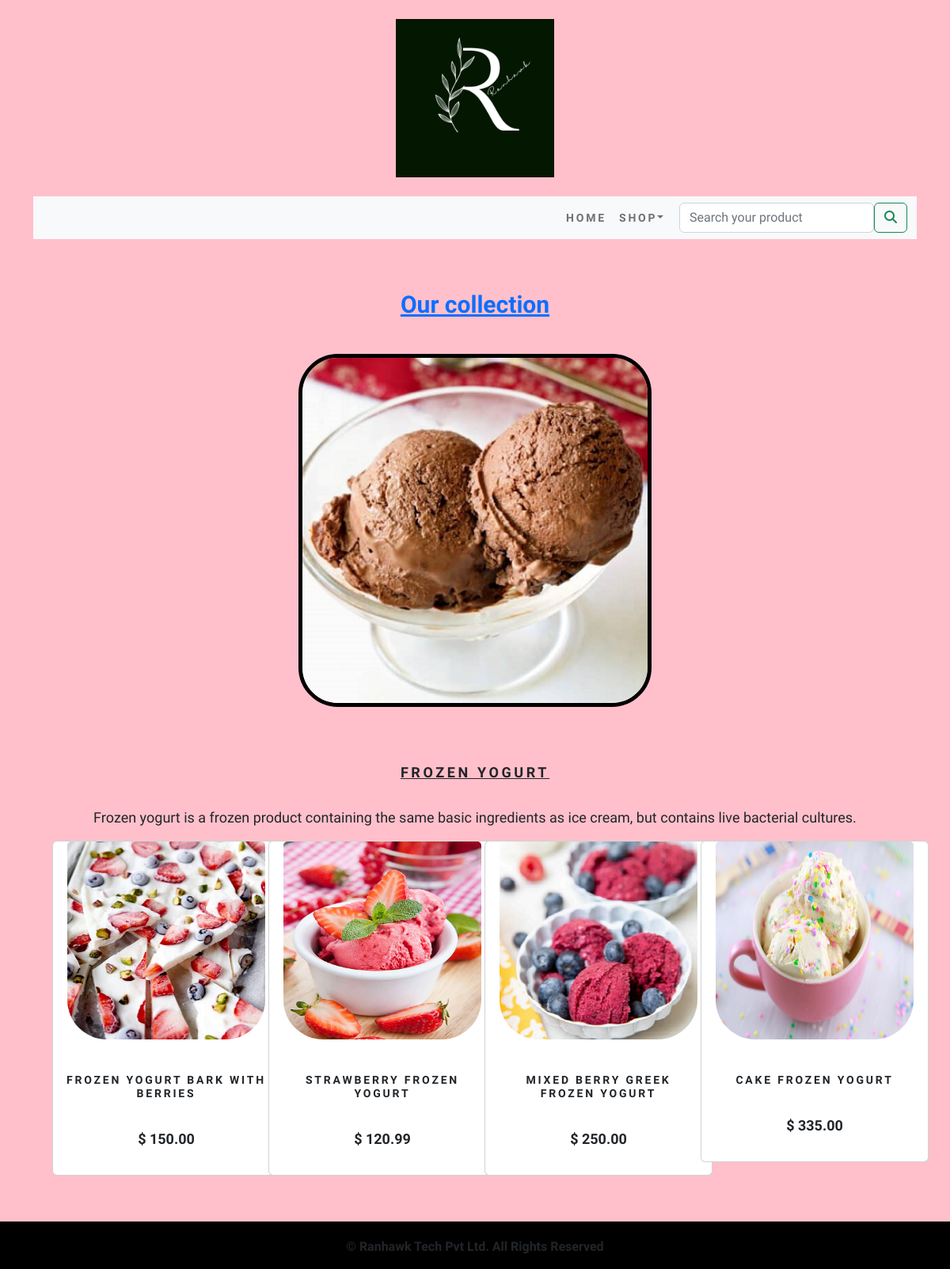
The page /ecart/frozen-yogurt/ on the database its author committed.
### ecartapp/models.py (models this page shows, shortened)
class Category(models.Model):
    name = models.CharField(max_length=250, unique=True)
    slug = models.SlugField(max_length=250, unique=True)
    description = models.TextField(blank=True)
    image = models.ImageField(upload_to='category', blank=True)
    class Meta:
        ordering = ('name',)
        verbose_name = 'category'
        verbose_name_plural = 'categories'
    def get_url(self):
        return reverse('ecartapp:product_by_category', args=[self.slug])

class Product(models.Model):
    name = models.CharField(max_length=255, unique=True)
    slug = models.CharField(max_length=255, unique=True)
    description = models.TextField(blank=True)
    price = models.DecimalField(max_digits=10, decimal_places=2)
    category = models.ForeignKey(Category, related_name='product', on_delete=models.CASCADE)
    image = models.ImageField(upload_to='products', blank=True)
    stock = models.IntegerField()
    availability = models.BooleanField(default=True)
    created = models.DateTimeField(auto_now_add=True)
    updated = models.DateTimeField(auto_now=True)
    def get_url(self):
        return reverse('ecartapp:product_detail', args=[self.category.slug, self.slug])
    class Meta:
        verbose_name = 'product'
        verbose_name_plural = 'products'
        ordering = ('created',)

### ecartapp/views.py (the view)
# urls.py: path('', views.allProducts, name='allProducts'),
def allProducts(request, c_slug=None):
    c_page = None
    products_list = None
    if c_slug is not None:
        c_page = get_object_or_404(Category, slug=c_slug)
        products_list = Product.objects.all().filter(category=c_page, availability=True)
    else:
        products_list = Product.objects.all().filter(availability=True)
    paginator = Paginator(products_list, 4)
    try:
        page = int(request.GET.get('page', '1'))
    except:
        page = 1
    try:
        products = paginator.page(page)
    except (EmptyPage, InvalidPage):
        products = paginator.page(paginator.num_pages)
    return render(request, 'category.html', {'category': c_page, 'products': products})

### cartapp/context_processors.py (called while the page is built)
def counter(request):
    item_count = 0
    if 'admin' in request.path:
        return {}
    else:
        try:
            cart = Cart.objects.filter(cart_id=_cart_id(request))
            cart_items = CartItem.objects.all().filter(cart=cart[:1])
            for cart_item in cart_items:
                item_count += cart_item.quantity
        except Cart.DoesNotExist:
            item_count = 0
    return dict(item_count=item_count)

### cartapp/views.py (called while the page is built)
def _cart_id(request):
    cart = request.session.session_key
    if not cart:
        cart = request.session.create()
    return cart

### ecartapp/context_processors.py (called while the page is built)
def menu_links(request):
    links = Category.objects.all()
    return dict(links=links)

### templates/category.html (shortened to what this page needs)
{% extends 'base.html' %}
{% load static %}
{% block content %}
   {% if category %}
<div>
    <div class="row my_row_class">
        <div class="mx-auto">
           <p><br>
               <a href="{% url 'ecartapp:allProducts' %}"><strong>Our collection</strong></a>
           </p>
        </div>
    </div>
</div>
   {% endif %}
<br>
<div class="mx-auto">
    {% if category %}
       <img src="{{ category.image.url }}" alt="{{ category.name }}" class="center">
</div>
    <br><br><br>
<div>
    <h1 class="text-center my_title"><b><u>{{ category.name }}</u></b></h1><br>
       <p class="text-center">{{ category.description }}</p>
</div>
    {% endif %}
<div class="container">
    <div class="row mx-auto">
        {% for product in products.object_list %}
        <div class="my_bottom_margin col-9 col-sm-12 col-md-4 col-lg-3">
                <div class="card text-center" style="min-width:18rem;">
                    <a href="{{ product.get_url }}"><img class="card-img-top my_image" src="{{ product.image.url }}" alt="{{ product.name }}" style="height:250px;width:250px;"></a><br>
                      <div class="card-body">
                          <h4><b>{{ product.name }}</b></h4><br>
                         <p><b>$ {{ product.price }}</b></p>
                      </div>
                </div>
        </div>
        {% endfor %}
    </div>
    <br>
</div>
{% endblock %}

### static/css/custom.css (style rules this page uses)
.my_row_class { padding-top :15px; }
.my_row_class .mx-auto { color:rgb(0, 0, 0); font-size:30px; text-align:center; }
.text-center { font-size : 18px; }
.center { display: block; margin-left: 30%; margin-right: 30%; width: 40%; border-radius: 50px; border: 5px solid rgb(0, 0, 0); }
.my_image { width: 100%; height:auto; border-radius: 50px; }
.my_title { font-size:18px; text-transform:uppercase; letter-spacing: 0.2em; }
.my_bottom_margin { margin-bottom:10px; }
.card-body h4 { font-size:14px; text-transform:uppercase; letter-spacing:0.2em; text-align:center; }

### templates/base.html (style rules this page uses)
body { font-family: 'Bona Nova', serif; background-color: pink; }

### rows shown on the page
Category: image (picture), name "FROZEN YOGURT", description "Frozen yogurt is a frozen product containing the same basic ingredients as ice cream, but contains live bacterial cultures."
Product: image (picture), name "FROZEN YOGURT BARK WITH BERRIES", price "150.00"
Product: image (picture), name "STRAWBERRY FROZEN YOGURT", price "120.99"
Product: image (picture), name "MIXED BERRY GREEK FROZEN YOGURT", price "250.00"
Product: image (picture), name "CAKE FROZEN YOGURT", price "335.00"
